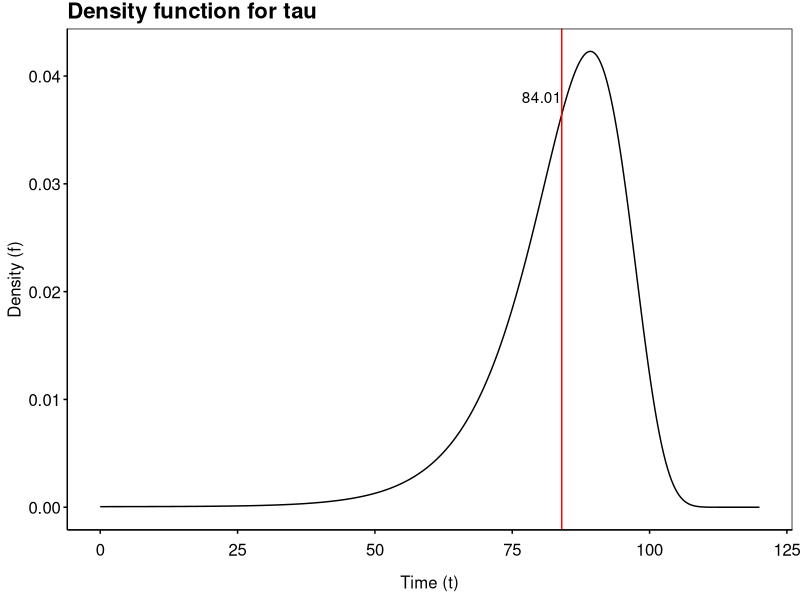

Here is the R script that generated this plot: (Note: this script raises an error after producing the figure.)
## ---- chunk 1
library(knitr)
if (knitr::is_latex_output()) {
  knitr::opts_chunk$set(
    fig.show = 'hide',
    results = 'hide',
    echo = FALSE,
    warning=FALSE,
    message = FALSE
  )
} else {
  knitr::opts_chunk$set(
    warning=FALSE,
    message = FALSE
  )
}
library(ggplot2)
library(dplyr)
theme_custom <- function() {
  
  theme_minimal() %+replace%
    
    theme(
      
      panel.grid.major = element_blank(),
      panel.grid.minor = element_blank(),
      panel.border = element_rect(colour = "black", fill=NA),
      axis.ticks = element_line(),
      #axis.line.x = element_line(color = "#C5C5C5"),
      axis.line = element_line(color = "black"),
      #axis.ticks = element_blank(),
      legend.position = "bottom",
      legend.title = element_blank(),
      #plot.background = element_rect(fill='transparent', color=NA),
      
      plot.title = element_text(             #title
                   #family = font,            #set font family
                   size = 16,                #set font size
                   face = 'bold',            #bold typeface
                   hjust = 0,                #left align
                   vjust = 2,
                   color = "black"),               #raise slightly
      
      plot.subtitle = element_text(          #subtitle
                   #family = font,            #font family
                   size = 12,
                   color = "black"),               #font size
      
      plot.caption = element_text(           #caption
                   #family = font,            #font family
                    face = "italic",
                   size = 8,                 #font size
                   hjust = 1,
                   color = "black"),               #right align
      
      axis.title = element_text(             #axis titles
                   #family = font,            #font family
                   size = 12,
                   color = "black"),               #font size
      
      axis.text = element_text(              #axis text
                   #family = font,            #axis famuly
                   size = 12,
                   color = "black"),                #font size
      
      axis.text.x = element_text(            #margin for axis text
                    margin=margin(5, b = 10))
      
    )
}
## ---- chunk 2
mu12 <- function(t) {
  0.000015 + 10^(4.6-10+0.015*t)
}
mu13 <- function(t) {
  0.00005 + 10^(4.6-10+0.05*t)
}
mu11 <- function(t) {
  -mu12(t)-mu13(t)
}
mu21 <- function(t) {
  0.000005 + 10^(4.6-10+0.015*t)
}
mu23 <- function(t) {
  0.0001 + 10^(4.6-10+0.05*t)
}
mu22 <- function(t) {
  -mu21(t)-mu23(t)
}
mu31 <- function(t) {0}
mu32 <- function(t) {0}
mu33 <- function(t) {0}
M <- function(t) {
  matrix(
    c(mu11(t),mu21(t),mu31(t),
      mu12(t),mu22(t),mu32(t),
      mu13(t),mu23(t),mu33(t)),
    ncol = 3
  )
}
M(0)
## ---- chunk 3
n <- 12 #monthly
h <- 1/n
N <- 120 #max number years
T_matrix <- function(t) {
  matrix(
    c(mu11(t),mu21(t),
      mu12(t),mu22(t)),
    ncol = 2
  )
}
T_matrix(0)
t_matrix <- function(t) {
  matrix(
    c(mu13(t),mu23(t)),
    ncol=1
  )
}
t_matrix(0)
library(rlist)
#Initial condition t=0
T_product_integral <- list(diag(c(1,1)))
pi <- matrix(c(1,0),ncol = 1)
f <- t(pi) %*% diag(c(1,1)) %*% t_matrix(0)
F <- 1-t(pi) %*% diag(c(1,1)) %*% matrix(c(1,1),ncol = 1)
for (i in 1:(N*n)) {
  x_1 <- i/n
  x_0 <- (i-1)/n
  T_0 <- T_matrix(x_0)
  M_0 <- T_product_integral[[i]]
  M_1 <- h*M_0 %*% T_0 + M_0
  T_product_integral <- list.append(T_product_integral,M_1)
  f <- c(f,t(pi) %*% M_1 %*% t_matrix(x_1))
  F <- c(F,1-t(pi) %*% M_1 %*% matrix(c(1,1),ncol = 1))
}
## ---- chunk 4
library(ggplot2)
df <- data.frame(t = 0:(N*n)/n,
           f = f)
p <- ggplot(data = df) + geom_line(aes(x=t,y=f)) +
  geom_vline(xintercept = sum(df$t * df$f)/n, color = "red")+
  annotate(geom = "text",x=sum(df$t * df$f)/n,y=max(df$f)*0.9,label = round(sum(df$t * df$f)/n,digits = 2),hjust = 1) +
  labs(title = "Density function for tau",
       x = "Time (t)", y= "Density (f)") +
  theme_custom()
ggsave("figures/ex1_PT_dist.png",bg='transparent',plot = p, height = 1080,width = 1620, units="px")
knitr::include_graphics("figures/ex1_PT_dist.png")
## ---- chunk 5
library(openxlsx)
tbl <- read.xlsx("data/wsj_yields.xlsx", sheet = "Formatted") %>%
  mutate(date = as.Date(date, origin = "1899-12-30"),
         maturity = as.Date(maturity, origin = "1899-12-30"),
         price = (bid + ask)/2,
         time = as.numeric(difftime(maturity,date, units = "days")) / 365.25,
         estYield = -log(price/100)*100/time-coupon.rate,
         asked.estYield = -log(ask/100)*100/time-coupon.rate)

library(ggplot2)
p <- ggplot() +
  geom_point(data = filter(tbl, time>17.5 | time<10),aes(x= time, y = asked.yield)) + theme_custom() +
  labs(title = "Yields for different maturities (17-02-2023)",
       x = "Time to maturty (T - t)",
       y = "Yield Y(t,T]")

ggsave("figures/ph_est_data.png",bg='transparent',plot = p, height = 1080,width = 1620, units="px")
knitr::include_graphics("figures/ph_est_data.png")
